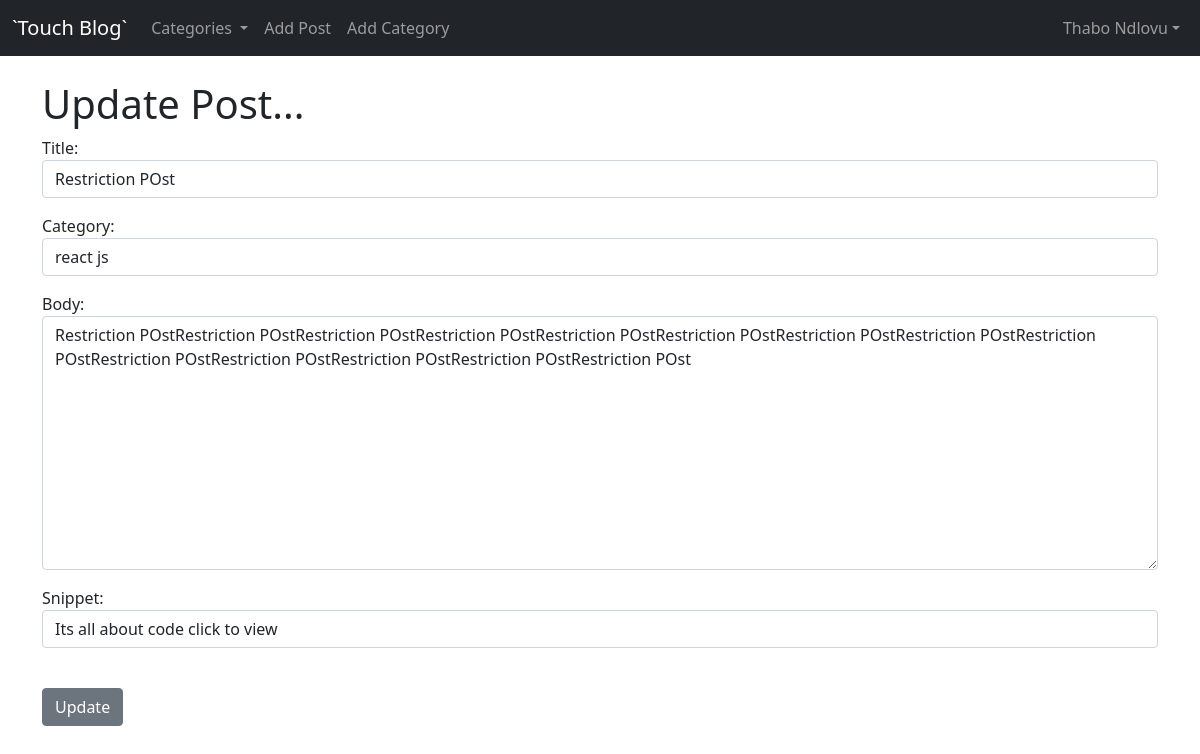
/blog/article/edit/9 (signed in), run on an earlier commit of the app's database.
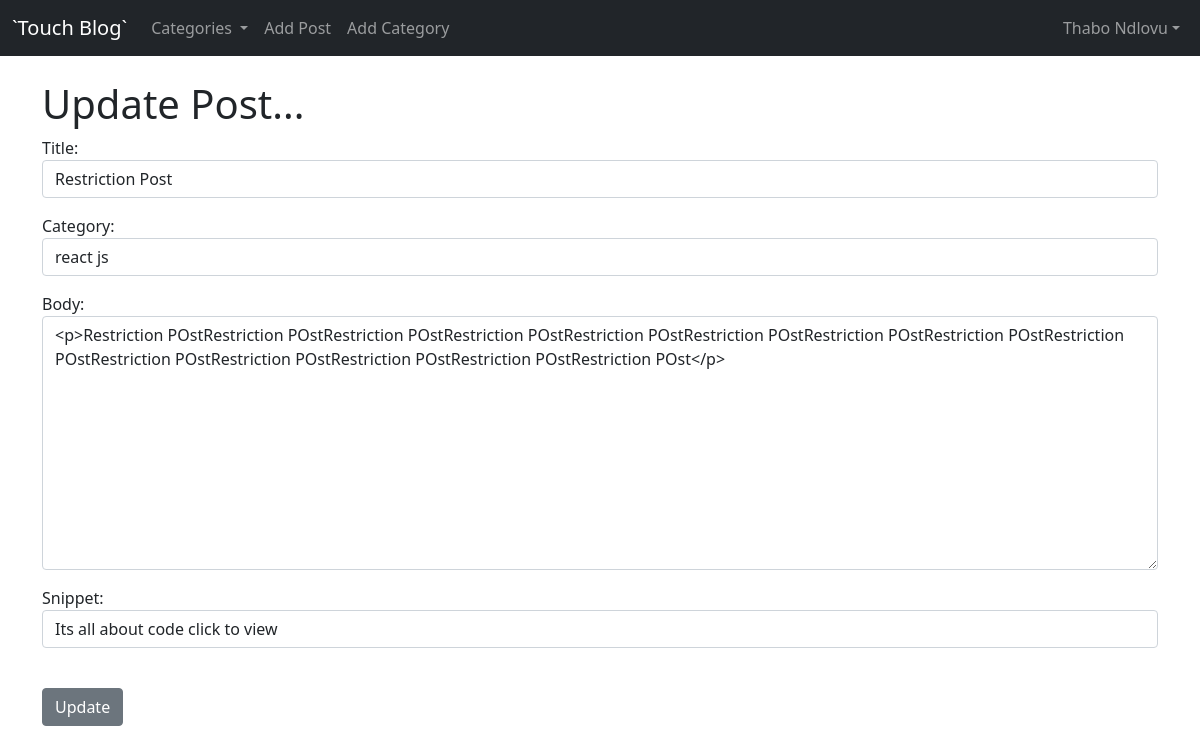
And on a later commit of the database.
### blog/models.py (models this page shows, shortened)
class Post(models.Model):
    title = models.CharField(max_length=255)
    header_image = models.ImageField(blank=True, null=True, upload_to="images/")
    author = models.ForeignKey(User, on_delete=models.CASCADE)
    body = RichTextField(blank=True, null=True)
    post_date = models.DateField(auto_now_add=True)
    category = models.CharField(max_length=255, default='coding')
    snippet = models.CharField(max_length=255)
    likes = models.ManyToManyField(User, related_name="blog_posts")

### blog/views.py (the view)
# urls.py: path('article/edit/<int:pk>', EditPostView.as_view(), name='update_post'),
class EditPostView(UpdateView):
	model = Post
	form_class = EditForm			#fields are specified in the form
	template_name = 'update_post.html'
	def get_context_data(self, *args, **kwargs):
		cat_menu = Category.objects.all()
		context = super(EditPostView, self).get_context_data(*args, **kwargs)
		context["cat_menu"] = cat_menu
		return context

### blog/forms.py
class EditForm(forms.ModelForm):
	class Meta:
		model = Post
		fields = ('title', 'category', 'body', 'snippet')
		widgets = {
		    'title': forms.TextInput(attrs={'class': 'form-control'}),
		    'category': forms.Select(choices=choice_list, attrs={'class': 'form-control'}),
		    'body': forms.Textarea(attrs={'class': 'form-control'}),
		    'snippet': forms.TextInput(attrs={'class': 'form-control'}),
		}

### blog/models.py (called while the page is built)
	def __str__(self):
		return self.name

### blog/templates/update_post.html (shortened to what this page needs)
{% extends 'base.html' %}
{% block content %}
{% if user.is_authenticated %}
	{% if user.id == post.author.id %}
		<h1>Update Post...</h1>
		<div class="form-group">
			<form method="POST">
				{{ form.as_p }}
				<br>
				<button class="btn btn-secondary">Update</button>
			</form>
		</div>
	{% else %}
		<h3 style=" margin-top: 100px; text-align: center; color: red;"> Access Denied! </h3>
	{% endif %}
{% else %}
	<h3 style=" margin-top: 100px; text-align: center; color: red;"> Access Denied! </h3>
{% endif %}
{% endblock %}

What changed in the data, as far as the page shows it:
changed Post "react js": title "Restriction POst" → "Restriction Post"; body "Restriction POstRestriction POstRestriction POstRestriction POstRestriction POstRestriction POstRestriction POstRestriction POstRestriction POstRestriction POstRestriction POstRestriction POstRestriction POstRestriction POst" → "<p>Restriction POstRestriction POstRestriction POstRestriction POstRestriction POstRestriction POstRestriction POstRestriction POstRestriction POstRestriction POstRestriction POstRestriction POstRestriction POstRestriction POst</p>"
